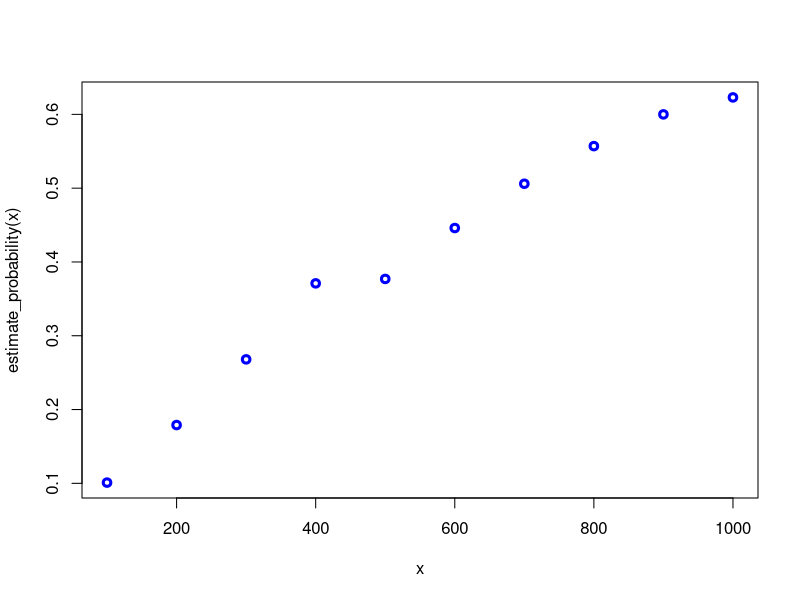

The R source for this figure:
## ---- chunk 1

TLN <- "020"
## ---- chunk 2
m <- 1000

estimate_probability <- Vectorize(function (n) {
  sample_data <- apply(
    replicate(m, sample(0:9, n, replace = T)), 2,
    function(x) grepl(TLN, paste(x, collapse = "")))
  return (length(sample_data[sample_data == TRUE]) / length(sample_data))
})

x <- seq(100, 1000, by = 100)
plot(
  x,
  estimate_probability(x), col ="blue", lwd = 3)

